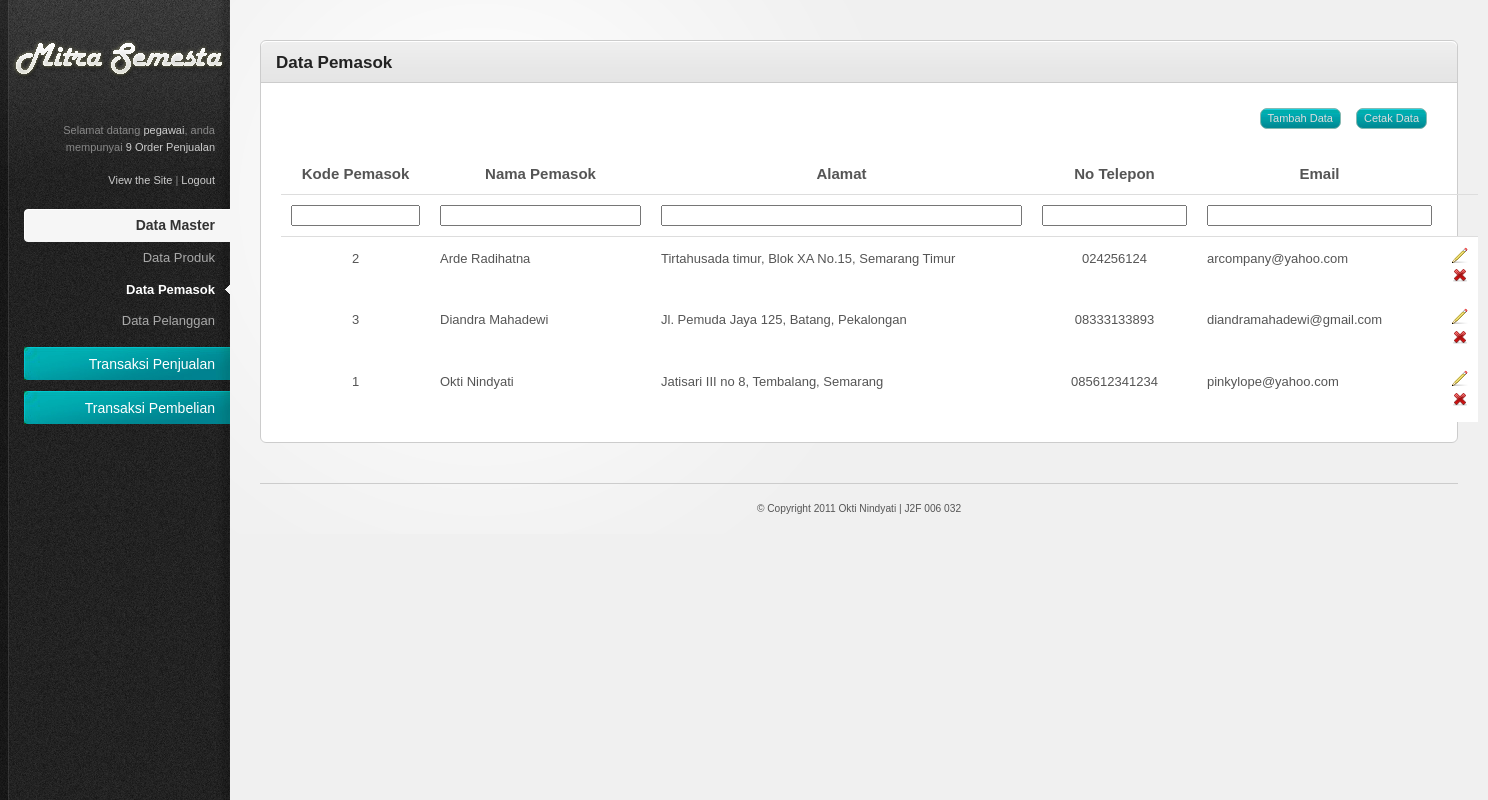
Page /index.php/admin/pemasok (signed in) on the committed database.
### tables this page shows
CREATE TABLE IF NOT EXISTS `pemasok` (
  `KodePemasok` int(11) NOT NULL AUTO_INCREMENT,
  `NamaPemasok` varchar(30) NOT NULL,
  `JenisKelamin` enum('L','P') NOT NULL,
  `AlmtPemasok` varchar(50) DEFAULT NULL,
  `NoTelepon` varchar(12) DEFAULT NULL,
  `Kredibilitas` char(1) DEFAULT NULL,
  `Email` varchar(25) DEFAULT NULL,
  `Kota` varchar(20) NOT NULL,
  PRIMARY KEY (`KodePemasok`)
);

### system/application/controllers/admin/pemasok.php (called while the page is built, shortened)
<?php
Class Pemasok extends Controller{
	function Pemasok(){
		if(isset($_SESSION["username"]) && $_SESSION['level']=='Pegawai'){
			$this->load->model(array('pemasok_model','penjualan_model'));
		}else{
			redirect('home');
		}
	}
	function index(){
		$data['judul'] = "Data Pemasok";
		$result = $this->pemasok_model->get_daftar_pemasok();
		$subdata['result_pemasok'] = $result;
		$data['content'] = $this->load->view('admin/pemasok_view',$subdata,TRUE);
		$this->load->view("template_admin/template",$data);
	}
}

### system/codeigniter/CodeIgniter.php (called while the page is built, shortened)
<?php  if ( ! defined('BASEPATH')) exit('No direct script access allowed');
$EXT =& load_class('Hooks');
$EXT->_call_hook('pre_system');
$URI =& load_class('URI');
$RTR =& load_class('Router');
$method = $RTR->fetch_method();
$EXT->_call_hook('pre_controller');
$CI = new $class();
if ($RTR->scaffolding_request === TRUE)
{
	if ($EXT->_call_hook('scaffolding_override') === FALSE)
	{
		$CI->_ci_scaffolding();
	}
}
else
{
	if (method_exists($CI, '_remap'))
	{
		$CI->_remap($method);
	}
	else
	{
		call_user_func_array(array(&$CI, $method), array_slice($URI->rsegments, 2));
	}
}

### index.php (called while the page is built, shortened)
<?php
require_once BASEPATH.'codeigniter/CodeIgniter'.EXT;

### system/codeigniter/Base5.php (called while the page is built)
<?php  if ( ! defined('BASEPATH')) exit('No direct script access allowed');
class CI_Base {
	private static $instance;
	public function CI_Base()
	{
		self::$instance =& $this;
	}
	public static function &get_instance()
	{
		return self::$instance;
	}
}
function &get_instance()
{
	return CI_Base::get_instance();
}

### system/application/models/pemasok_model.php (called while the page is built, shortened)
<?php
Class Pemasok_model extends Model{
	function get_daftar_pemasok(){
		$this->db->order_by('NamaPemasok','asc');
		$query = $this->db->get('pemasok');
		if ($query->num_rows()>0){
			return $query->result();
		}else{
			return false;
		}
	}
}

### system/application/views/admin/pemasok_view.php (the view, shortened to what this page needs)
<div style="float:right;margin:5px 10px 25px 5px"><a class="button" href="<?=site_url("admin/pemasok/cetak_pemasok/") ?>" target="_blank" title="Cetak data pemasok">Cetak Data</a></div>
<div style="float:right;margin:5px 10px 25px 5px;"><a class="button" href="<?=site_url("admin/pemasok/add_pemasok/")?>">Tambah Data</a></div>
<div class="tab-content default-tab" id="tab1">
	<table width="100%">
		<thead>
			<tr>
			   <th width="40px"><center>Kode Pemasok</center></th>
			   <th width="50px"><center>Nama Pemasok</center></th>
			   <th width="260px"><center>Alamat</center></th>
			   <th width="50px"><center>No Telepon</center></th>
			   <th width="50px"><center>Email</center></th>
			   <th></th>
			</tr>
			<tr>
			   <th><input type="text" size="13px" name="KodePemasok" class="input_filter" rel="KodePemasok" id="KodePemasok" value=""></th>
			   <th><input type="text" size="22px" name="NamaPemasok" class="input_filter" rel="NamaPemasok" id="NamaPemasok" value=""></th>
			   <th><input type="text" size="42px" name="AlmtPemasok" class="input_filter" rel="AlmtPemasok" id="AlmtPemasok" value=""></th>
			   <th><input type="text" size="15px" name="NoTelepon" class="input_filter" rel="NoTelepon" id="NoTelepon" value=""></th>
			   <th><input type="text" size="25px" name="Email" class="input_filter" rel="Email" id="Email" value=""></th>
			   <th></th>
			</tr>
		</thead>
		<tbody>
				<?php if($result_pemasok){
					foreach($result_pemasok as $num_row => $row)
				{?>
			<tr>
				<td><center><?=$row->KodePemasok;?></center></td>
				<td><?=$row->NamaPemasok;?></td>
				<td><?=$row->AlmtPemasok;?></td>
				<td><center><?=$row->NoTelepon;?></center></td>
				<td><?=$row->Email;?></td>
				<td>
				<center>
					 <a href="<?=site_url("admin/pemasok/edit_pemasok/".$row->KodePemasok)?>" title="Edit"><img src="<?=base_url()?>system/application/views/template_admin/resources/images/icons/pencil.png" alt="Edit" /></a>
					 <a href="<?=site_url("admin/pemasok/delete_pemasok/".$row->KodePemasok)?>" title="Hapus" class="delete"><img src="<?=base_url()?>system/application/views/template_admin/resources/images/icons/cross.png" alt="Delete" /></a>
				</center>
				</td>
			</tr>
				<?php
				};
				}
				?>
		</tbody>
	</table>
</div>

### system/application/views/template_admin/resources/css/style.css (style rules this page uses)
html { font-size: 100%; height: 100%; margin-bottom: 1px; }
body { font-family: Arial, Helvetica, sans-serif; color: #555; background: #f0f0f0 url('../images/bg-body.gif') top left repeat-y; font-size: 12px; }
a { color: #84bab2; text-decoration: none; }
.button { font-family: Verdana, Arial, sans-serif; display: inline-block; background: #3e4e5a url('../images/bg-button-blue.jpg') top left repeat-x !important; border: 1px solid #84bab2 !important; padding: 4px 7px 4px 7px !important; color: #ddd !important; font-size: 11px !important; cursor: pointer; }
#main-content table { border-collapse: collapse; }
#main-content table thead th { font-weight: bold; font-size: 15px; border-bottom: 1px solid #ddd; }
#main-content tbody tr { background: #fff; }
#main-content tbody tr.alt-row { background: #ffffff; }
#main-content table td, #main-content table th { padding: 10px; line-height: 1.3em; }

### system/application/views/template_admin/resources/css/invalid.css (style rules this page uses)
.button, #main-content table tfoot td .bulk-actions select, .pagination a.number, form input.text-input, form textarea, form .wysiwyg, form select { -moz-border-radius: 7px; -webkit-border-radius: 7px; border-radius: 7px; }

### rows in the picture
pemasok: KodePemasok "2", NamaPemasok "Arde Radihatna", AlmtPemasok "Tirtahusada timur, Blok XA No.15, Semarang Timur", NoTelepon "024256124", Email "arcompany@yahoo.com"
pemasok: KodePemasok "3", NamaPemasok "Diandra Mahadewi", AlmtPemasok "Jl. Pemuda Jaya 125, Batang, Pekalongan", NoTelepon "08333133893", Email "diandramahadewi@gmail.com"
pemasok: KodePemasok "1", NamaPemasok "Okti Nindyati", AlmtPemasok "Jatisari III no 8, Tembalang, Semarang", NoTelepon "085612341234", Email "pinkylope@yahoo.com"

### other values in the picture
$_SESSION['username'] "pegawai"
$this->penjualan_model->count_row_penjualan('Pesan') "9"
$judul "Data Pemasok"
